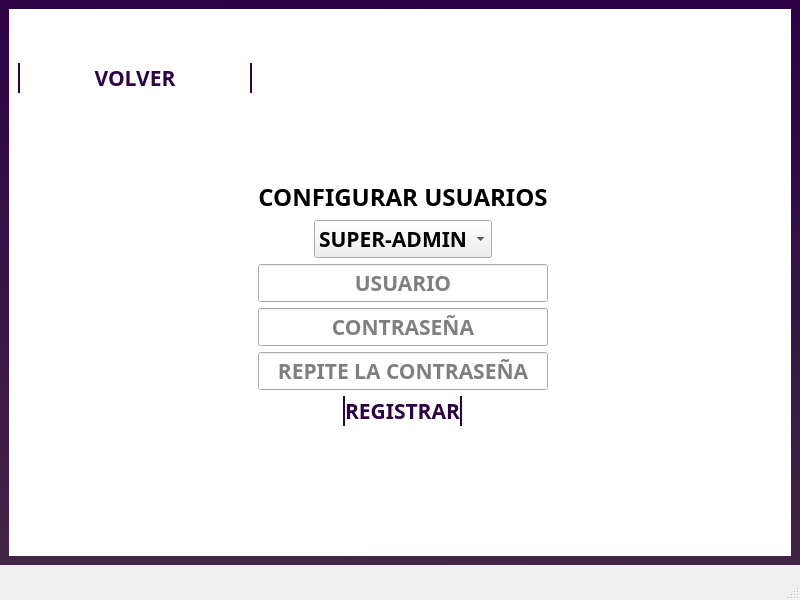
<?xml version="1.0" encoding="UTF-8"?>
<ui version="4.0">
 <class>Usuarios</class>
 <widget class="QMainWindow" name="Usuarios">
  <property name="geometry">
   <rect>
    <x>0</x>
    <y>0</y>
    <width>800</width>
    <height>600</height>
   </rect>
  </property>
  <property name="minimumSize">
   <size>
    <width>800</width>
    <height>600</height>
   </size>
  </property>
  <property name="windowTitle">
   <string>SANDIA SALUD</string>
  </property>
  <property name="windowIcon">
   <iconset>
    <normaloff>../images/logo.jpeg</normaloff>../images/logo.jpeg</iconset>
  </property>
  <property name="styleSheet">
   <string notr="true">*{
	font-family: Agency FB;
	font-weight: bold;
	font-size: 16pt;
}

#centralwidget{
	background: qlineargradient(spread:pad, x1:0.438778, y1:1, x2:0.495, y2:0, stop:0 rgba(67, 37, 70, 255), stop:1 rgba(44, 1, 70, 255))
}

#contenedor_principal{
	background: #ffffff;
	border-radius: 1em;
	
}

#LOGO{
	color: black;
}

QPushButton{
	color: #2C0146;
	border:none;
	border-left: 2px solid #2C0146;
	border-right: 2px solid #2C0146;
	padding: 0.1em 0.8em;
}

QPushButton:hover,QPushButton:focus{
	color: #60029a;
	border-color: #60029a;
}

QPushButton:pressed{
	color: black;
	border-color: black;
}

QStackedWidget{
	background: transparent;
	border: 2px solid #2C0146;
	border-radius: 0.5em;
}

QStackedWidget QWidget{
	background: transparent;
}


QMessageBox{
	background:white;
	color:#2C0146;
}

QMessageBox QLabel{
	color:#2C0146;
}</string>
  </property>
  <widget class="QWidget" name="centralwidget">
   <layout class="QVBoxLayout" name="verticalLayout_3">
    <item>
     <widget class="QWidget" name="contenedor_principal" native="true">
      <property name="styleSheet">
       <string notr="true">QLabel{
	color: #2C0146;
}

QCheckBox{
	color: #2C0146;
}

QCheckBox::indicator:unchecked:disabled{
	image: url(&quot;images/disabled.png&quot;);
	width: 16px;
}

QCheckBox::indicator:checked{
	image: url(&quot;images/check.png&quot;);
	width: 16px;
}

QCheckBox::indicator:unchecked{
	image: url(&quot;images/unchecked.png&quot;);
	width: 16px;
}

QComboBox{
	background: white;
	border: none;
	min-width: 2em;
	color: #2C0146;
}

QComboBox:focus{
	border: 1px dashed  #2C0146;
}

QComboBox QAbstractItemView{
	background: white;
	border: none;
	color: #2C0146;
}

QComboBox QAbstractItemView::item{
	color: #2C0146;
}

QComboBox QAbstractItemView::item:selected {
	border: none;
	border-left: 2px solid #2C0146;
	outline: none;
}

QLineEdit, QTextEdit{
	background: white;
	color:	#2C0146;
	border: none;
	border-bottom: 2px solid #2C0146;
}

QLineEdit:disabled, QTextEdit:disabled,QPushButton:disabled,QDateEdit:disabled{
	background: rgb(235, 235, 235);
	border-color: rgb(235, 235, 235);
}

QLineEdit:focus, QTextEdit:focus{
	color: #60029a;
	border-color: #60029a;
}

QDateEdit{
	padding-right:1em;
	min-width: 6em;
	background: white;
	color: #2C0146;
	border: none;
	border-bottom: 2px solid #2C0146;
}

QCalendarWidget{
	min-width:12em;
}

QCalendarWidget QWidget {
    alternate-background-color: #60029a;
	background-color: #2C0146;
	color: white;
}

#qt_calendar_prevmonth{
	qproperty-icon:url(&quot;images/left-arrow.png&quot;);
}

#qt_calendar_nextmonth{
	qproperty-icon:url(&quot;images/right-arrow.png&quot;);
}

#qt_calendar_navigationbar QSpinBox{
	min-width:4em;
}

QPushButton{
	background: transparent;

}

QScrollBar:vertical {
        border: 1px solid white;
        width:10px;
        margin: 0px 0px 0px 0px;
}
QScrollBar::handle:vertical {
 background: #2C0146;
min-height: 0px;
}
QScrollBar::add-line:vertical {
	height: 0px;
	subcontrol-position: bottom;
	subcontrol-origin: margin;
}
QScrollBar::sub-line:vertical {
	height: 0px;
	subcontrol-position: top;
	subcontrol-origin: margin;
}

Line{
	background: #2C0146;
}
/*
#2C0146;
#60029a;
</string>
      </property>
      <layout class="QGridLayout" name="gridLayout_2">
       <item row="1" column="0">
        <spacer name="horizontalSpacer">
         <property name="orientation">
          <enum>Qt::Orientation::Horizontal</enum>
         </property>
         <property name="sizeHint" stdset="0">
          <size>
           <width>40</width>
           <height>20</height>
          </size>
         </property>
        </spacer>
       </item>
       <item row="0" column="1">
        <spacer name="verticalSpacer_2">
         <property name="orientation">
          <enum>Qt::Orientation::Vertical</enum>
         </property>
         <property name="sizeHint" stdset="0">
          <size>
           <width>20</width>
           <height>40</height>
          </size>
         </property>
        </spacer>
       </item>
       <item row="2" column="1">
        <spacer name="verticalSpacer">
         <property name="orientation">
          <enum>Qt::Orientation::Vertical</enum>
         </property>
         <property name="sizeHint" stdset="0">
          <size>
           <width>20</width>
           <height>40</height>
          </size>
         </property>
        </spacer>
       </item>
       <item row="1" column="1">
        <layout class="QGridLayout" name="gridLayout">
         <item row="7" column="0" alignment="Qt::AlignmentFlag::AlignHCenter">
          <widget class="QPushButton" name="boton_registrar">
           <property name="cursor">
            <cursorShape>PointingHandCursor</cursorShape>
           </property>
           <property name="text">
            <string>REGISTRAR</string>
           </property>
          </widget>
         </item>
         <item row="4" column="0">
          <widget class="QLineEdit" name="line_usuario">
           <property name="alignment">
            <set>Qt::AlignmentFlag::AlignCenter</set>
           </property>
           <property name="placeholderText">
            <string>USUARIO</string>
           </property>
          </widget>
         </item>
         <item row="2" column="0">
          <widget class="QLabel" name="label_2">
           <property name="styleSheet">
            <string notr="true">font-size: 24px;</string>
           </property>
           <property name="text">
            <string>CONFIGURAR USUARIOS</string>
           </property>
           <property name="alignment">
            <set>Qt::AlignmentFlag::AlignCenter</set>
           </property>
          </widget>
         </item>
         <item row="1" column="0">
          <widget class="QLabel" name="label">
           <property name="maximumSize">
            <size>
             <width>427</width>
             <height>240</height>
            </size>
           </property>
           <property name="text">
            <string/>
           </property>
           <property name="pixmap">
            <pixmap>../images/logo_completo.jpeg</pixmap>
           </property>
           <property name="scaledContents">
            <bool>true</bool>
           </property>
          </widget>
         </item>
         <item row="3" column="0" alignment="Qt::AlignmentFlag::AlignHCenter">
          <widget class="QComboBox" name="combo_tipo">
           <property name="cursor">
            <cursorShape>PointingHandCursor</cursorShape>
           </property>
           <property name="styleSheet">
            <string notr="true">min-width:8em;</string>
           </property>
           <item>
            <property name="text">
             <string>SUPER-ADMIN</string>
            </property>
           </item>
           <item>
            <property name="text">
             <string>ADMIN</string>
            </property>
           </item>
           <item>
            <property name="text">
             <string>USUARIO</string>
            </property>
           </item>
          </widget>
         </item>
         <item row="6" column="0">
          <widget class="QLineEdit" name="line_confirmacion">
           <property name="echoMode">
            <enum>QLineEdit::EchoMode::Password</enum>
           </property>
           <property name="alignment">
            <set>Qt::AlignmentFlag::AlignCenter</set>
           </property>
           <property name="placeholderText">
            <string>REPITE LA CONTRASEÑA</string>
           </property>
          </widget>
         </item>
         <item row="5" column="0">
          <widget class="QLineEdit" name="line_contrasena">
           <property name="styleSheet">
            <string notr="true"/>
           </property>
           <property name="echoMode">
            <enum>QLineEdit::EchoMode::Password</enum>
           </property>
           <property name="alignment">
            <set>Qt::AlignmentFlag::AlignCenter</set>
           </property>
           <property name="placeholderText">
            <string>CONTRASEÑA</string>
           </property>
          </widget>
         </item>
        </layout>
       </item>
       <item row="1" column="2">
        <spacer name="horizontalSpacer_2">
         <property name="orientation">
          <enum>Qt::Orientation::Horizontal</enum>
         </property>
         <property name="sizeHint" stdset="0">
          <size>
           <width>40</width>
           <height>20</height>
          </size>
         </property>
        </spacer>
       </item>
       <item row="0" column="0">
        <widget class="QPushButton" name="boton_volver">
         <property name="enabled">
          <bool>false</bool>
         </property>
         <property name="cursor">
          <cursorShape>PointingHandCursor</cursorShape>
         </property>
         <property name="text">
          <string>VOLVER</string>
         </property>
        </widget>
       </item>
      </layout>
     </widget>
    </item>
   </layout>
  </widget>
  <widget class="QStatusBar" name="statusbar"/>
 </widget>
 <tabstops>
  <tabstop>combo_tipo</tabstop>
  <tabstop>line_usuario</tabstop>
  <tabstop>line_contrasena</tabstop>
  <tabstop>line_confirmacion</tabstop>
  <tabstop>boton_registrar</tabstop>
 </tabstops>
 <resources/>
 <connections/>
</ui>
